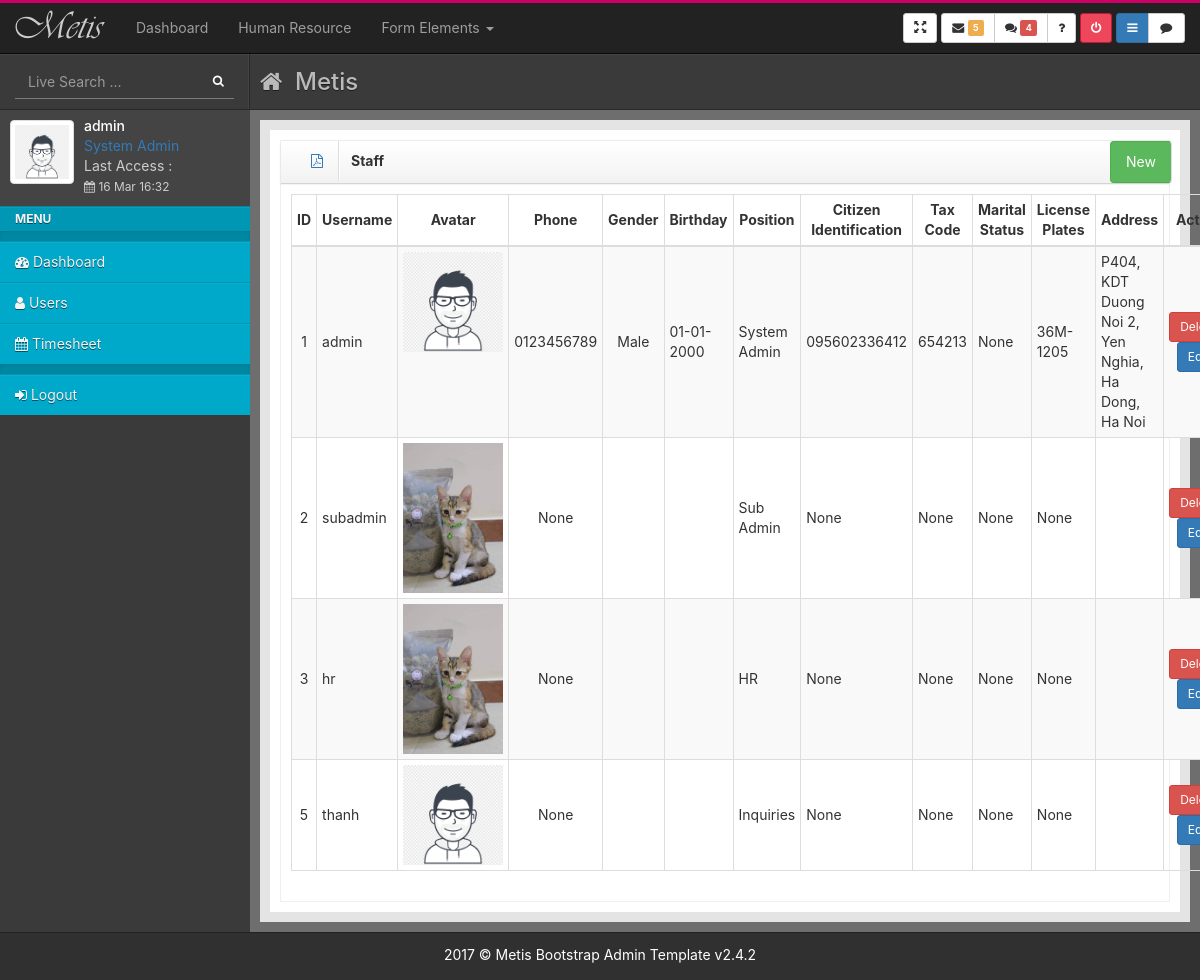
The page /hr/users-list (signed in) on the database as committed earlier.
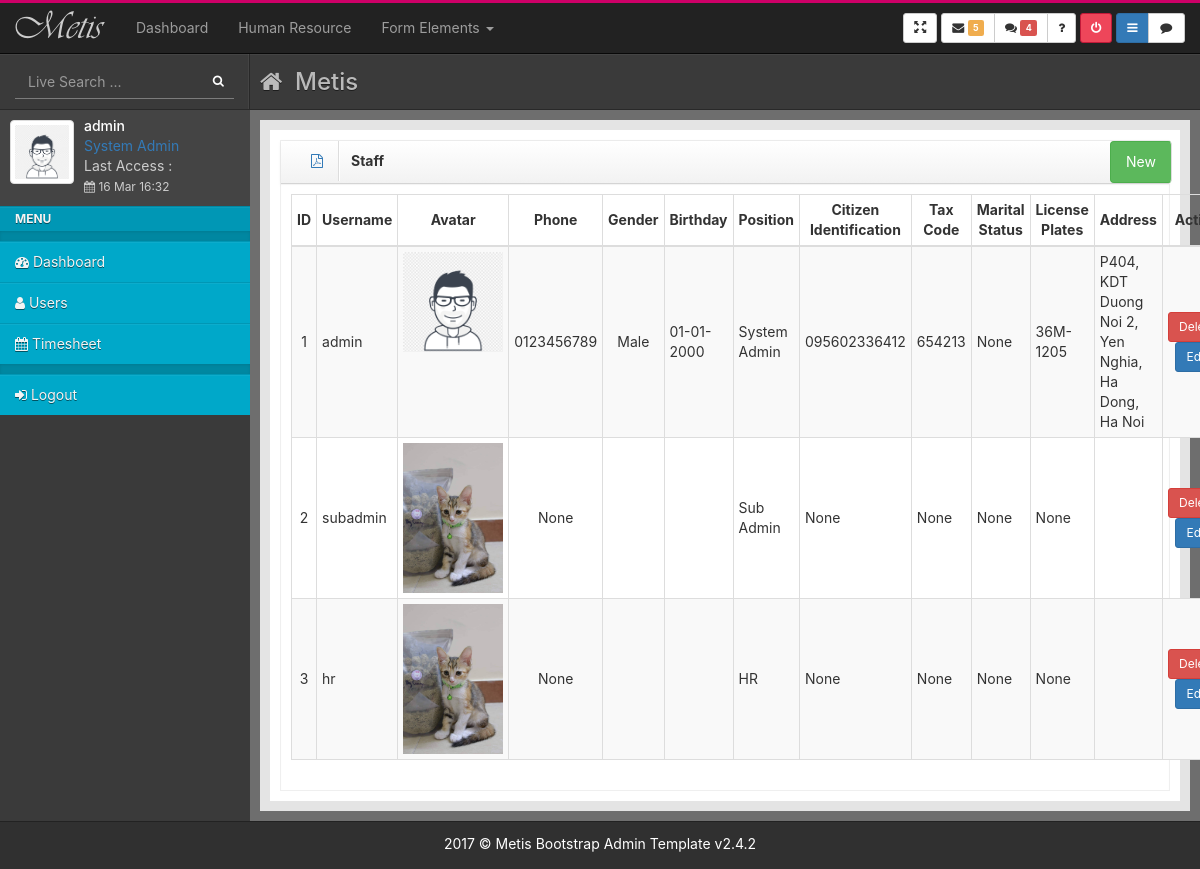
The same page on the database as committed later.
### core/models.py (models this page shows, shortened)
class User(AbstractBaseUser, PermissionsMixin):
    username = models.CharField(_("username"), max_length=100, unique=True, validators=[UnicodeUsernameValidator()], error_messages={"unique": _("A user with that username already exists."),})
    email = models.EmailField(_("email address"), blank=True)
    is_staff = models.BooleanField(_("staff status"), default=False,)
    is_active = models.BooleanField(_("active"), default=True)
    date_joined = models.DateTimeField(_("date joined"), default=timezone.now)
    objects = UserManager()
    EMAIL_FIELD = "email"
    USERNAME_FIELD = "username"
    class Meta:
        verbose_name = _("user")
        verbose_name_plural = _("users")

class Profile(models.Model):
    user = models.OneToOneField(User, on_delete=models.CASCADE)
    first_name = models.CharField(_("first name"), max_length=100, blank=True)
    last_name = models.CharField(_("last name"), max_length=100, blank=True)    # Surname
    phone = models.CharField(_("phone"), max_length=100, blank=True, null=True)
    birthday = models.DateField(_("birthday"), max_length=10, blank=True, null=True)
    gender = models.CharField(_("gender"), max_length=100, blank=True, choices=GENDER_CHOICES)
    age = models.IntegerField(_("age"), blank=True, null=True)
    address = models.CharField(_("address"), max_length=100, blank=True, null=True)
    avatar = models.ImageField(default='images/avatar_default1.jpg', upload_to='images')
    citizen_identification = models.CharField(_("citizen identification"), max_length=100, blank=True, null=True)
    tax_code = models.CharField(_("tax code"), max_length=100, blank=True, null=True)
    degree = models.CharField(_("degree"), max_length=100, blank=True, null=True)
    certificate = models.CharField(_("certificate"), max_length=100, blank=True, null=True)
    marital_status = models.CharField(_("marital_status"), max_length=100, blank=True, null=True)
    license_plates = models.CharField(_("license_plates"), max_length=100, blank=True, null=True)

### hr/views.py (the view)
# urls.py: path('hr/users-list', hr_views.users_list, name='users-list'),
@group_required('HR', raise_exception=True)
def users_list(request):
    users = get_user_model().objects.all()
    context = { 'users': users, }
    return render(request, 'hr/users-list.html', context)

### common/authorization.py (called while the page is built)
def group_required(*group_names, login_url=None, raise_exception=False):
    def in_groups(u):
        if u.is_authenticated:
            if bool(u.groups.filter(name__in=group_names)) | u.is_superuser:
                return True
        if raise_exception:
            raise PermissionDenied
        return False
    return user_passes_test(in_groups, login_url=login_url)

### templates/hr/users-list.html (shortened to what this page needs)
{% extends 'base.html' %}
{% load static %}
{% block content %}
<div id="content">
  <div class="outer">
    <div class="inner bg-light lter">
      <div class="row">
        <div class="col-lg-12">
          <div class="box">
            <header class="">
              <div class="col-lg-3">
                <a href="{% url 'staff-report' %}" class="icons"><i class="fa fa-file-pdf-o"></i></a>
                <h5>Staff</h5>
              </div>
              <div class="col-lg-8"></div>
              <div class="col-lg-1" >
                <a href="{% url 'users-add' %}" class="icons btn btn-success"> New</a>
              </div>
            </header>
            <div id="collapse4" class="body">
              <table id="dataTable" class="table table-bordered table-condensed table-hover table-striped">
                <thead>
                  <tr>
                    <th style="width: 3%; text-align: center; vertical-align:middle;" >ID</th>
                    <th style="width: 5%; text-align: center; vertical-align:middle;" >Username</th>
                    <th style="width: 10%; text-align: center; vertical-align:middle;" >Avatar</th>
                    <th style="width: 8%; text-align: center; vertical-align:middle;" >Phone</th>
                    <th style="width: 5%; text-align: center; vertical-align:middle;" >Gender</th>
                    <th style="width: 8%; text-align: center; vertical-align:middle;" >Birthday</th>
                    <th style="width: 8%; text-align: center; vertical-align:middle;" >Position</th>
                    <th style="width: 8%; text-align: center; vertical-align:middle;" >Citizen Identification</th>
                    <th style="width: 8%; text-align: center; vertical-align:middle;" >Tax Code</th>
                    <th style="width: 8%; text-align: center; vertical-align:middle;" >Marital Status</th>
                    <th style="width: 8%; text-align: center; vertical-align:middle;" >License Plates</th>
                    <th style="text-align: center; vertical-align:middle;" >Address</th>
                    <th style="width: 8%; text-align: center; vertical-align:middle;" >Action</th>
                  </tr>
                </thead>
                <tbody>
                  {% for user in users %}
                  <tr>
                    <td style="text-align: center; vertical-align:middle;">{{user.id}}</td>
                    <td style="vertical-align:middle;">{{user.username}}</td>
                    <td style="text-align: center;"> <img style="max-width: 100px;" src="{{user.profile.avatar.url}}" alt="avatar" /> </td>
                    <td style="text-align: center; vertical-align:middle;">{{user.profile.phone}}</td>
                    <td style="text-align: center; vertical-align:middle;">{{user.profile.gender}}</td>
                    <td style="vertical-align:middle;">{{user.profile.birthday|date:"d-m-Y"}}</td>
                    <td style="vertical-align:middle;">{{user.groups.all.0}}</td>
                    <td style="vertical-align:middle;">{{user.profile.citizen_identification}}</td>
                    <td style="vertical-align:middle;">{{user.profile.tax_code}}</td>
                    <td style="vertical-align:middle;">{{user.profile.marital_status}}</td>
                    <td style="vertical-align:middle;">{{user.profile.license_plates}}</td>
                    <td style="vertical-align:middle;">{{user.profile.address}}</td>
                    <td style="text-align: center; vertical-align:middle;">
                      <a class="btn btn-danger btn-sm" href="{% url 'users-delete' pk=user.id %}"> Delete </a>
                      <a class="btn btn-primary btn-sm" href="#"> Edit </a>
                    </td>
                  </tr>
                  {% endfor %}
                </tbody>
              </table>
            </div>
          </div>
        </div>
      </div>
    </div>
  </div>
</div>
{% endblock content %}

### templates/base.html (shortened to what this page needs)
{% load static %}
<!doctype html>
<html>
<head>
  <link rel="stylesheet" href="{% static 'assets/lib/bootstrap/css/bootstrap.css' %}">
  <link rel="stylesheet" href="{% static 'assets/css/main.css' %}">
  <link rel="stylesheet" href="{% static 'assets/lib/metismenu/metisMenu.css' %}">
  <link rel="stylesheet" href="{% static 'assets/lib/onoffcanvas/onoffcanvas.css' %}">
  <link rel="stylesheet" href="{% static 'assets/lib/animate.css/animate.css' %}">
  <link rel="stylesheet" href="https://cdnjs.cloudflare.com/ajax/libs/font-awesome/4.7.0/css/font-awesome.css" />
  <link rel="stylesheet" href="https://cdnjs.cloudflare.com/ajax/libs/datatables/1.10.12/css/dataTables.bootstrap.min.css">
  <link rel="stylesheet" href="{% static 'assets/css/style-switcher.css' %}">
  <link rel="stylesheet/less" type="text/css" href="{% static 'assets/less/theme.less' %}">
</head>
<body class="">
  <div class="bg-dark dk" id="wrap">
    {% include 'includes/top-header.html' %}
    {% include 'includes/sidebar.html' %}
    {% block content %}{% endblock content %}
  </div>
  {% include 'includes/footer.html' %}
</body>
</html>

### templates/includes/top-header.html (shortened to what this page needs)
{% load static %}
<div id="top">
    <nav class="navbar navbar-inverse navbar-static-top">
      <div class="container-fluid">
        <header class="navbar-header">
          <a href="{% url 'home' %}" class="navbar-brand"><img src="{% static 'assets/img/logo.png' %}" alt=""></a>
        </header>
        <div class="topnav">
          <div class="btn-group">
            <a data-placement="bottom" data-original-title="Fullscreen" data-toggle="tooltip"
              class="btn btn-default btn-sm" id="toggleFullScreen">
              <i class="glyphicon glyphicon-fullscreen"></i>
            </a>
          </div>
          <div class="btn-group">
            <a data-placement="bottom" data-original-title="E-mail" data-toggle="tooltip"
              class="btn btn-default btn-sm">
              <i class="fa fa-envelope"></i>
              <span class="label label-warning">5</span>
            </a>
            <a data-placement="bottom" data-original-title="Messages" href="#" data-toggle="tooltip"
              class="btn btn-default btn-sm">
              <i class="fa fa-comments"></i>
              <span class="label label-danger">4</span>
            </a>
            <a data-toggle="modal" data-original-title="Help" data-placement="bottom" class="btn btn-default btn-sm"
              href="#helpModal">
              <i class="fa fa-question"></i>
            </a>
          </div>
          <div class="btn-group">
            <a href="{% url 'logout' %}" data-toggle="tooltip" data-original-title="Logout" data-placement="bottom"
              class="btn btn-metis-1 btn-sm">
              <i class="fa fa-power-off"></i>
            </a>
          </div>
          <div class="btn-group">
            <a data-placement="bottom" data-original-title="Show / Hide Left" data-toggle="tooltip"
              class="btn btn-primary btn-sm toggle-left" id="menu-toggle">
              <i class="fa fa-bars"></i>
            </a>
            <a href="#right" data-toggle="onoffcanvas" class="btn btn-default btn-sm" aria-expanded="false">
              <span class="fa fa-fw fa-comment"></span>
            </a>
          </div>
        </div>
        <div class="collapse navbar-collapse navbar-ex1-collapse">
          <ul class="nav navbar-nav">
            <li><a href="{% url 'dashboard' %}">Dashboard</a></li>
            <li><a href="{% url 'users-list' %}">Human Resource</a></li>
            <li class='dropdown '>
              <a href="#" class="dropdown-toggle" data-toggle="dropdown">
                Form Elements <b class="caret"></b>
              </a>
            </li>
          </ul>
        </div>
      </div>
    </nav>
    <header class="head">
      <div class="search-bar">
        <form class="main-search" action="">
          <div class="input-group">
            <input type="text" class="form-control" placeholder="Live Search ...">
            <span class="input-group-btn">
              <button class="btn btn-primary btn-sm text-muted" type="button">
                <i class="fa fa-search"></i>
              </button>
            </span>
          </div>
        </form>
      </div>
      <div class="main-bar">
        <h3>
          <i class="fa fa-home"></i>&nbsp;
          Metis
        </h3>
      </div>
    </header>
  </div>

### templates/includes/sidebar.html (shortened to what this page needs)
{% load static %}
<div id="left">
    <div class="media user-media bg-dark dker">
      <div class="user-wrapper bg-dark">
        <a class="user-link" href="">
          <img class="media-object img-thumbnail user-img" style="width: 64px; height: 64px;" alt="User Picture" src="{{request.user.profile.avatar.url}}">
        </a>
        <div class="media-body">
          <h5 class="media-heading">{{request.user.username}}</h5>
          <ul class="list-unstyled user-info">
            <li><a href="">{{ request.user.groups.all.0 }}</a></li>
            <li>Last Access : <br>
              <small><i class="fa fa-calendar"></i>&nbsp;16 Mar 16:32</small>
            </li>
          </ul>
        </div>
      </div>
    </div>
    <ul id="menu" class="bg-blue dker">
      <li class="nav-header">Menu</li>
      <li class="nav-divider"></li>
      <li class="">
        <a href="{% url 'dashboard' %}">
          <i class="fa fa-dashboard"></i><span class="link-title">&nbsp;Dashboard</span>
        </a>
      </li>
      <li>
        <a href="{% url 'users-list' %}">
          <i class="fa fa-user"></i>
          <span class="link-title">
            Users
          </span>
        </a>
      </li>
      <li>
        <a href="#">
          <i class="fa fa-calendar"></i>
          <span class="link-title">
            Timesheet
          </span>
        </a>
      </li>
      <li class="nav-divider"></li>
      <li>
        <a href="{% url 'logout' %}">
          <i class="fa fa-sign-in"></i>
          <span class="link-title">
            Logout
          </span>
        </a>
      </li>
    </ul>
  </div>

### templates/includes/right-settings.html (shortened to what this page needs)
{% load static %}

### templates/includes/modal.html (shortened to what this page needs)
{% load static %}

### templates/includes/footer.html (shortened to what this page needs)
{% load static %}
<footer class="Footer bg-dark dker">
    <p>2017 &copy; Metis Bootstrap Admin Template v2.4.2</p>
  </footer>

Rows that differ between the two databases and show on the page:
removed User: id "5", username "thanh", profile.avatar (placeholder picture), profile.phone "None", groups.all.0 "Inquiries", profile.citizen_identification "None", profile.tax_code "None", profile.marital_status "None", profile.license_plates "None"
